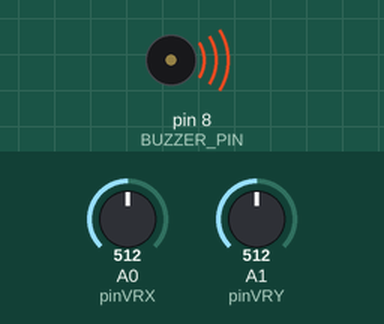
A sketch run on a simulated Arduino Uno, built with avr-gcc and run on an emulated ATmega328P. On the bench: buzzer (waves = sounding). The inputs (shaded band) are chosen by the test bench; at power-on: A1 (pinVRY) = 512, A0 (pinVRX) = 512. What the sketch prints to the serial monitor is not drawn.

Above: at 1.2 s.
1.3 s: A1 (pinVRY) set to 986
2.8 s: A1 (pinVRY) set to 1009
Timing chart, 0 to 10.3 s (numbered marks = the images above; inputs shaded):
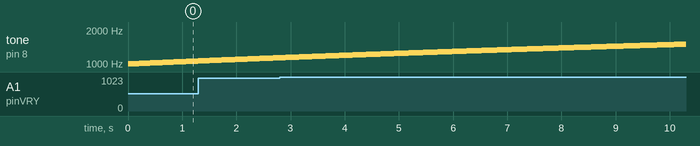

Measured:
- by itself, tone on pin 8 (BUZZER_PIN): plays 1137 Hz for 0.02 s, 1138 Hz for 0.02 s, 1139 Hz for 0.02 s, 1140 Hz for 0.02 s, 1141 Hz for 0.02 s, 1142 Hz for 0.02 s … (363 notes in this stretch)

The sketch:

SoundWithJoystick.ino
```cpp
// KY-023 kursorsviras (Joystick-a) modulis
const int pinSW = 2;     // Digitāls kontakts pogai
const int pinVRX = A0;   // Analogs kontakts X-koordinātei
const int pinVRY = A1;   // Analogs kontakts Y-koordinātei

int xValue = 512;      // nolasītā X vērtība (512 - neitrāla kursorsviras pozīcija)
int yValue = 512;      // nolasītā Y vērtība (512 - neitrāla kursorsviras pozīcija)
int swValue = 0;       // pogas stāvoklis (1 = nospiesta)

int BUZZER_PIN = 8;

int freq = 1000;

void setup() {
  pinMode(BUZZER_PIN, OUTPUT);
  Serial.begin(9600);
  pinMode(pinSW, INPUT_PULLUP); // Enable internal pull-up resistor for the switch
}

void loop() {
  // Read all values
  xValue = analogRead(pinVRX);
  yValue = analogRead(pinVRY);
  Serial.print(yValue);
  Serial.print(",");
  Serial.println(freq);

  int newFreq = 2*yValue+100;

  // Pakāpeniski palielina vai samazina frekvenci, lai tuvotos lietotāja vēlmei
  if (newFreq < freq) {
    freq--;
  }
  if (newFreq > freq) {
    freq++;
  }

  tone(BUZZER_PIN, freq);
  // Notur frekvenci 20 milisekundes pirms mainīšanas
  delay(20);
}
```
